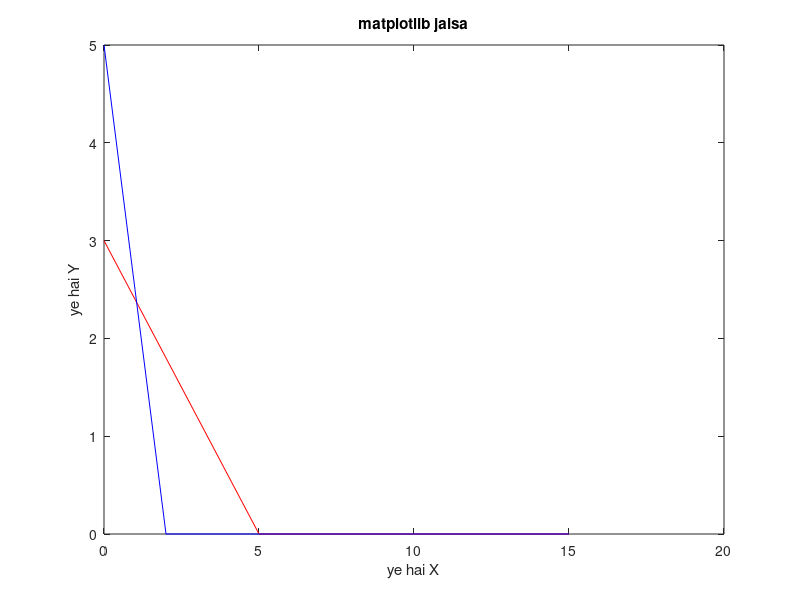

MATLAB code for this plot: (Note: this script raises an error after producing the figure.)
c=[5 3];
a=[3 5;5 2];
b=[15;10];
x=0:1:max(b);
y=0:1:max(b);
y1=(15-a(1,1)*x)/a(1,2);
y2=(10-a(2,1)*x)/a(2,2);
y1=max(0,y1);
y2=max(0,y2);
plot(x,y1,'r',x,y2,'b');
title('matplotlib jaisa');
xlabel('ye hai X');
ylabel('ye hai Y');
py1=find(y1==0);
py2=find(y2==0);
px=find(x==0);
line1=[x(:,[py1 px]);y1(:,[py1 px])]'  %get points as (y1,x) where x=0
line2=[x(:,[py2 px]);y2(:,[py2 px])]'  %get points as (y2,x) where x=0
corner=unique([line1;line2],'rows')    %get distinct points common in line 1 and 2

pt=[0;0];
for i=1 : size(a,1)
    a1=a(i,:);
    b1=b(i,:);
    for j = i+1:size(a,1)
        a2=a(j,:);
        b2=b(j,:);
        a4=[a1;a2];
        b4=[b1;b2];

        x=inv(a4)*b4;
        pt=[pt x]; %get all points
    end
end

ptt=pt'

%all corner points
allpt=[ptt;corner]
points=unique(allpt,"rows")

%corner points in Fr
PT=constraint(points)
P=unique(PT,"rows")
%objective function
FX=sum(P.*c,2)
Vert_Fns=[P,FX]

%optimal value
[fxval,indfx]=max(FX);
optval=Vert_Fns(indfx,:)
OPTIMAL_BFS=array2table(optval,'VariableNames',{'x1','x2','ObjectiveFunctionValue'})